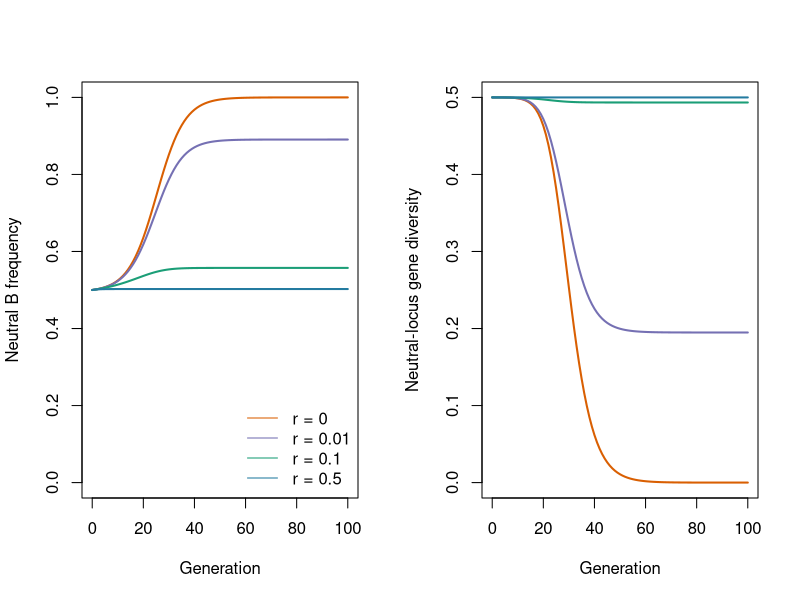

The R source for this figure:
## ---- chunk 1
#| label: sweep-inputs
h0 <- c(AB=.01,Ab=0,aB=.49,ab=.5)
s <- .2
summary_h <- function(h) {
  stopifnot(identical(names(h),c("AB","Ab","aB","ab")),
            all(is.finite(h)),all(h>=-1e-12),abs(sum(h)-1)<1e-12)
  pA <- unname(h["AB"]+h["Ab"])
  pB <- unname(h["AB"]+h["aB"])
  c(pA=pA,pB=pB,D=unname(h["AB"])-pA*pB,HE_B=2*pB*(1-pB))
}
summary_h(h0)
## ---- chunk 2
#| label: sweep-step
sweep_step <- function(h,s,r) {
  summary_h(h)
  stopifnot(length(s)==1,is.finite(s),s>=0,
            length(r)==1,is.finite(r),r>=0,r<=.5)
  selected <- h*c(1+s,1+s,1,1)
  selected <- selected/sum(selected)
  Ds <- unname(summary_h(selected)["D"])
  next_h <- selected+r*Ds*c(-1,1,1,-1)
  summary_h(next_h)
  list(selected=selected,next_h=next_h)
}
step <- sweep_step(h0,s,.1)
before <- summary_h(h0)
after_selection <- summary_h(step$selected)
after <- summary_h(step$next_h)
stopifnot(abs(after_selection["pB"]-before["pB"]-
  s*before["D"]/(1+s*before["pA"]))<1e-12,
  max(abs(after[c("pA","pB")]-after_selection[c("pA","pB")]))<1e-12,
  abs(after["D"]-.9*after_selection["D"])<1e-12)
rbind(initial=before,selected=after_selection,recombined=after)
## ---- chunk 3
#| label: sweep-trajectories
trajectory <- function(h,s,r,generations=100) {
  out <- matrix(NA_real_,generations+1,4,
                dimnames=list(NULL,names(summary_h(h))))
  out[1,] <- summary_h(h)
  for(t in seq_len(generations)) {
    h <- sweep_step(h,s,r)$next_h
    out[t+1,] <- summary_h(h)
  }
  out
}
rates <- c(0,.01,.1,.5)
paths <- lapply(rates,function(r) trajectory(h0,s,r))
# The selected-locus odds increase by factor 1+s each generation.
times <- 0:100
odds <- .01/.99*(1+s)^times
expected_A <- odds/(1+odds)
stopifnot(all(vapply(paths,function(x) max(abs(x[,"pA"]-expected_A))<1e-12,
                     logical(1))))
no_recomb_B <- expected_A+(1-expected_A)*(.49/.99)
stopifnot(max(abs(paths[[1]][,"pB"]-no_recomb_B))<1e-12)
## ---- chunk 4
#| label: sweep-plots
#| fig-width: 9
#| fig-height: 5
local({
  old <- par(mfrow=c(1,2));on.exit(par(old))
  colors <- c("#d95f02","#7570b3","#1b9e77","#247BA0")
  matplot(times,sapply(paths,function(x) x[,"pB"]),type="l",lty=1,
          lwd=2,col=colors,ylim=c(0,1),xlab="Generation",ylab="Neutral B frequency")
  legend("bottomright",paste("r =",rates),col=colors,lty=1,bty="n")
  matplot(times,sapply(paths,function(x) x[,"HE_B"]),type="l",lty=1,
          lwd=2,col=colors,ylim=c(0,.5),xlab="Generation",ylab="Neutral-locus gene diversity")
})
## ---- chunk 5
#| label: alternative-backgrounds
multiple_backgrounds <- c(AB=.005,Ab=.005,aB=.495,ab=.495)
multiple <- trajectory(multiple_backgrounds,s,0)
stopifnot(max(abs(multiple[,"pA"]-expected_A))<1e-12,
          max(abs(multiple[,"pB"]-.5))<1e-12,
          max(abs(multiple[,"D"]))<1e-12)
data.frame(initial_background=c("A only with B","A with both B and b"),
           terminal_A=c(paths[[1]][101,"pA"],multiple[101,"pA"]),
           terminal_B=c(paths[[1]][101,"pB"],multiple[101,"pB"]),
           terminal_HE=c(paths[[1]][101,"HE_B"],multiple[101,"HE_B"]))
## ---- chunk 6
neutral <- trajectory(h0,0,.1)
stopifnot(max(abs(neutral[,"pA"]-.01))<1e-12,
          max(abs(neutral[,"pB"]-.5))<1e-12)
on_b <- c(AB=0,Ab=.01,aB=.5,ab=.49)
reverse_path <- trajectory(on_b,s,0)
stopifnot(reverse_path[101,"pB"]<.5)
summary_h(on_b)
